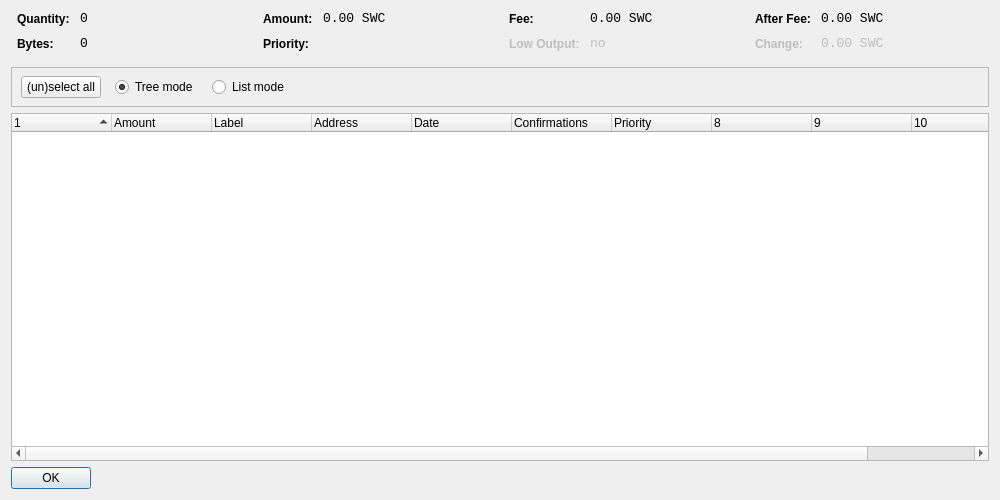
<?xml version="1.0" encoding="UTF-8"?>
<ui version="4.0">
 <class>CoinControlDialog</class>
 <widget class="QDialog" name="CoinControlDialog">
  <property name="geometry">
   <rect>
    <x>0</x>
    <y>0</y>
    <width>1000</width>
    <height>500</height>
   </rect>
  </property>
  <property name="windowTitle">
   <string>Coin Control</string>
  </property>
  <layout class="QVBoxLayout" name="verticalLayout">
   <item>
    <layout class="QHBoxLayout" name="horizontalLayoutTop" stretch="0,0,0,0">
     <property name="topMargin">
      <number>0</number>
     </property>
     <property name="bottomMargin">
      <number>10</number>
     </property>
     <item>
      <layout class="QFormLayout" name="formLayoutCoinControl1">
       <property name="horizontalSpacing">
        <number>10</number>
       </property>
       <property name="verticalSpacing">
        <number>10</number>
       </property>
       <property name="leftMargin">
        <number>6</number>
       </property>
       <property name="rightMargin">
        <number>6</number>
       </property>
       <item row="0" column="0">
        <widget class="QLabel" name="labelCoinControlQuantityText">
         <property name="styleSheet">
          <string notr="true">font-weight:bold;</string>
         </property>
         <property name="text">
          <string>Quantity:</string>
         </property>
        </widget>
       </item>
       <item row="0" column="1">
        <widget class="QLabel" name="labelCoinControlQuantity">
         <property name="font">
          <font>
           <family>Monospace</family>
           <pointsize>10</pointsize>
          </font>
         </property>
         <property name="cursor">
          <cursorShape>IBeamCursor</cursorShape>
         </property>
         <property name="contextMenuPolicy">
          <enum>Qt::ActionsContextMenu</enum>
         </property>
         <property name="text">
          <string notr="true">0</string>
         </property>
         <property name="textInteractionFlags">
          <set>Qt::LinksAccessibleByMouse|Qt::TextSelectableByKeyboard|Qt::TextSelectableByMouse</set>
         </property>
        </widget>
       </item>
       <item row="1" column="0">
        <widget class="QLabel" name="labelCoinControlBytesText">
         <property name="styleSheet">
          <string notr="true">font-weight:bold;</string>
         </property>
         <property name="text">
          <string>Bytes:</string>
         </property>
        </widget>
       </item>
       <item row="1" column="1">
        <widget class="QLabel" name="labelCoinControlBytes">
         <property name="font">
          <font>
           <family>Monospace</family>
           <pointsize>10</pointsize>
          </font>
         </property>
         <property name="cursor">
          <cursorShape>IBeamCursor</cursorShape>
         </property>
         <property name="contextMenuPolicy">
          <enum>Qt::ActionsContextMenu</enum>
         </property>
         <property name="text">
          <string notr="true">0</string>
         </property>
         <property name="textInteractionFlags">
          <set>Qt::LinksAccessibleByMouse|Qt::TextSelectableByKeyboard|Qt::TextSelectableByMouse</set>
         </property>
        </widget>
       </item>
      </layout>
     </item>
     <item>
      <layout class="QFormLayout" name="formLayoutCoinControl2">
       <property name="horizontalSpacing">
        <number>10</number>
       </property>
       <property name="verticalSpacing">
        <number>10</number>
       </property>
       <property name="leftMargin">
        <number>6</number>
       </property>
       <property name="rightMargin">
        <number>6</number>
       </property>
       <item row="0" column="0">
        <widget class="QLabel" name="labelCoinControlAmountText">
         <property name="styleSheet">
          <string notr="true">font-weight:bold;</string>
         </property>
         <property name="text">
          <string>Amount:</string>
         </property>
        </widget>
       </item>
       <item row="0" column="1">
        <widget class="QLabel" name="labelCoinControlAmount">
         <property name="font">
          <font>
           <family>Monospace</family>
           <pointsize>10</pointsize>
          </font>
         </property>
         <property name="cursor">
          <cursorShape>IBeamCursor</cursorShape>
         </property>
         <property name="contextMenuPolicy">
          <enum>Qt::ActionsContextMenu</enum>
         </property>
         <property name="text">
          <string notr="true">0.00 SWC</string>
         </property>
         <property name="textInteractionFlags">
          <set>Qt::LinksAccessibleByMouse|Qt::TextSelectableByKeyboard|Qt::TextSelectableByMouse</set>
         </property>
        </widget>
       </item>
       <item row="1" column="0">
        <widget class="QLabel" name="labelCoinControlPriorityText">
         <property name="styleSheet">
          <string notr="true">font-weight:bold;</string>
         </property>
         <property name="text">
          <string>Priority:</string>
         </property>
        </widget>
       </item>
       <item row="1" column="1">
        <widget class="QLabel" name="labelCoinControlPriority">
         <property name="font">
          <font>
           <family>Monospace</family>
           <pointsize>10</pointsize>
          </font>
         </property>
         <property name="cursor">
          <cursorShape>IBeamCursor</cursorShape>
         </property>
         <property name="contextMenuPolicy">
          <enum>Qt::ActionsContextMenu</enum>
         </property>
         <property name="text">
          <string/>
         </property>
         <property name="textInteractionFlags">
          <set>Qt::LinksAccessibleByMouse|Qt::TextSelectableByKeyboard|Qt::TextSelectableByMouse</set>
         </property>
        </widget>
       </item>
      </layout>
     </item>
     <item>
      <layout class="QFormLayout" name="formLayoutCoinControl3">
       <property name="horizontalSpacing">
        <number>10</number>
       </property>
       <property name="verticalSpacing">
        <number>10</number>
       </property>
       <property name="leftMargin">
        <number>6</number>
       </property>
       <property name="rightMargin">
        <number>6</number>
       </property>
       <item row="0" column="0">
        <widget class="QLabel" name="labelCoinControlFeeText">
         <property name="styleSheet">
          <string notr="true">font-weight:bold;</string>
         </property>
         <property name="text">
          <string>Fee:</string>
         </property>
        </widget>
       </item>
       <item row="0" column="1">
        <widget class="QLabel" name="labelCoinControlFee">
         <property name="font">
          <font>
           <family>Monospace</family>
           <pointsize>10</pointsize>
          </font>
         </property>
         <property name="cursor">
          <cursorShape>IBeamCursor</cursorShape>
         </property>
         <property name="contextMenuPolicy">
          <enum>Qt::ActionsContextMenu</enum>
         </property>
         <property name="text">
          <string notr="true">0.00 SWC</string>
         </property>
         <property name="textInteractionFlags">
          <set>Qt::LinksAccessibleByMouse|Qt::TextSelectableByKeyboard|Qt::TextSelectableByMouse</set>
         </property>
        </widget>
       </item>
       <item row="1" column="0">
        <widget class="QLabel" name="labelCoinControlLowOutputText">
         <property name="enabled">
          <bool>false</bool>
         </property>
         <property name="styleSheet">
          <string notr="true">font-weight:bold;</string>
         </property>
         <property name="text">
          <string>Low Output:</string>
         </property>
        </widget>
       </item>
       <item row="1" column="1">
        <widget class="QLabel" name="labelCoinControlLowOutput">
         <property name="enabled">
          <bool>false</bool>
         </property>
         <property name="font">
          <font>
           <family>Monospace</family>
           <pointsize>10</pointsize>
          </font>
         </property>
         <property name="cursor">
          <cursorShape>IBeamCursor</cursorShape>
         </property>
         <property name="contextMenuPolicy">
          <enum>Qt::ActionsContextMenu</enum>
         </property>
         <property name="text">
          <string notr="true">no</string>
         </property>
         <property name="textInteractionFlags">
          <set>Qt::LinksAccessibleByMouse|Qt::TextSelectableByKeyboard|Qt::TextSelectableByMouse</set>
         </property>
        </widget>
       </item>
      </layout>
     </item>
     <item>
      <layout class="QFormLayout" name="formLayoutCoinControl4">
       <property name="horizontalSpacing">
        <number>10</number>
       </property>
       <property name="verticalSpacing">
        <number>10</number>
       </property>
       <property name="leftMargin">
        <number>6</number>
       </property>
       <property name="rightMargin">
        <number>6</number>
       </property>
       <item row="0" column="0">
        <widget class="QLabel" name="labelCoinControlAfterFeeText">
         <property name="styleSheet">
          <string notr="true">font-weight:bold;</string>
         </property>
         <property name="text">
          <string>After Fee:</string>
         </property>
        </widget>
       </item>
       <item row="0" column="1">
        <widget class="QLabel" name="labelCoinControlAfterFee">
         <property name="font">
          <font>
           <family>Monospace</family>
           <pointsize>10</pointsize>
          </font>
         </property>
         <property name="cursor">
          <cursorShape>IBeamCursor</cursorShape>
         </property>
         <property name="contextMenuPolicy">
          <enum>Qt::ActionsContextMenu</enum>
         </property>
         <property name="text">
          <string notr="true">0.00 SWC</string>
         </property>
         <property name="textInteractionFlags">
          <set>Qt::LinksAccessibleByMouse|Qt::TextSelectableByKeyboard|Qt::TextSelectableByMouse</set>
         </property>
        </widget>
       </item>
       <item row="1" column="0">
        <widget class="QLabel" name="labelCoinControlChangeText">
         <property name="enabled">
          <bool>false</bool>
         </property>
         <property name="styleSheet">
          <string notr="true">font-weight:bold;</string>
         </property>
         <property name="text">
          <string>Change:</string>
         </property>
        </widget>
       </item>
       <item row="1" column="1">
        <widget class="QLabel" name="labelCoinControlChange">
         <property name="enabled">
          <bool>false</bool>
         </property>
         <property name="font">
          <font>
           <family>Monospace</family>
           <pointsize>10</pointsize>
          </font>
         </property>
         <property name="cursor">
          <cursorShape>IBeamCursor</cursorShape>
         </property>
         <property name="contextMenuPolicy">
          <enum>Qt::ActionsContextMenu</enum>
         </property>
         <property name="text">
          <string notr="true">0.00 SWC</string>
         </property>
         <property name="textInteractionFlags">
          <set>Qt::LinksAccessibleByMouse|Qt::TextSelectableByKeyboard|Qt::TextSelectableByMouse</set>
         </property>
        </widget>
       </item>
      </layout>
     </item>
    </layout>
   </item>
   <item>
    <widget class="QFrame" name="frame">
     <property name="minimumSize">
      <size>
       <width>0</width>
       <height>40</height>
      </size>
     </property>
     <property name="frameShape">
      <enum>QFrame::StyledPanel</enum>
     </property>
     <property name="frameShadow">
      <enum>QFrame::Sunken</enum>
     </property>
     <widget class="QWidget" name="horizontalLayoutWidget">
      <property name="geometry">
       <rect>
        <x>10</x>
        <y>0</y>
        <width>781</width>
        <height>41</height>
       </rect>
      </property>
      <layout class="QHBoxLayout" name="horizontalLayoutPanel" stretch="0,0,0,0">
       <property name="spacing">
        <number>14</number>
       </property>
       <item>
        <widget class="QPushButton" name="pushButtonSelectAll">
         <property name="sizePolicy">
          <sizepolicy hsizetype="Maximum" vsizetype="Fixed">
           <horstretch>0</horstretch>
           <verstretch>0</verstretch>
          </sizepolicy>
         </property>
         <property name="text">
          <string>(un)select all</string>
         </property>
        </widget>
       </item>
       <item>
        <widget class="QRadioButton" name="radioTreeMode">
         <property name="sizePolicy">
          <sizepolicy hsizetype="Maximum" vsizetype="Fixed">
           <horstretch>0</horstretch>
           <verstretch>0</verstretch>
          </sizepolicy>
         </property>
         <property name="text">
          <string>Tree mode</string>
         </property>
         <property name="checked">
          <bool>true</bool>
         </property>
        </widget>
       </item>
       <item>
        <widget class="QRadioButton" name="radioListMode">
         <property name="sizePolicy">
          <sizepolicy hsizetype="Maximum" vsizetype="Fixed">
           <horstretch>0</horstretch>
           <verstretch>0</verstretch>
          </sizepolicy>
         </property>
         <property name="text">
          <string>List mode</string>
         </property>
        </widget>
       </item>
       <item>
        <spacer name="horizontalSpacer">
         <property name="orientation">
          <enum>Qt::Horizontal</enum>
         </property>
         <property name="sizeHint" stdset="0">
          <size>
           <width>40</width>
           <height>20</height>
          </size>
         </property>
        </spacer>
       </item>
      </layout>
     </widget>
    </widget>
   </item>
   <item>
    <widget class="CoinControlTreeWidget" name="treeWidget">
     <property name="contextMenuPolicy">
      <enum>Qt::CustomContextMenu</enum>
     </property>
     <property name="sortingEnabled">
      <bool>false</bool>
     </property>
     <property name="columnCount">
      <number>11</number>
     </property>
     <attribute name="headerShowSortIndicator" stdset="0">
      <bool>true</bool>
     </attribute>
     <attribute name="headerStretchLastSection">
      <bool>false</bool>
     </attribute>
     <column>
      <property name="text">
       <string/>
      </property>
     </column>
     <column>
      <property name="text">
       <string>Amount</string>
      </property>
     </column>
     <column>
      <property name="text">
       <string>Label</string>
      </property>
     </column>
     <column>
      <property name="text">
       <string>Address</string>
      </property>
     </column>
     <column>
      <property name="text">
       <string>Date</string>
      </property>
     </column>
     <column>
      <property name="text">
       <string>Confirmations</string>
      </property>
      <property name="toolTip">
       <string>Confirmed</string>
      </property>
     </column>
     <column>
      <property name="text">
       <string>Priority</string>
      </property>
     </column>
     <column>
      <property name="text">
       <string/>
      </property>
     </column>
     <column>
      <property name="text">
       <string/>
      </property>
     </column>
     <column>
      <property name="text">
       <string/>
      </property>
     </column>
     <column>
      <property name="text">
       <string/>
      </property>
     </column>
    </widget>
   </item>
   <item>
    <widget class="QDialogButtonBox" name="buttonBox">
     <property name="sizePolicy">
      <sizepolicy hsizetype="Maximum" vsizetype="Fixed">
       <horstretch>0</horstretch>
       <verstretch>0</verstretch>
      </sizepolicy>
     </property>
     <property name="orientation">
      <enum>Qt::Horizontal</enum>
     </property>
     <property name="standardButtons">
      <set>QDialogButtonBox::Ok</set>
     </property>
    </widget>
   </item>
  </layout>
 </widget>
 <customwidgets>
  <customwidget>
   <class>CoinControlTreeWidget</class>
   <extends>QTreeWidget</extends>
   <header>coincontroltreewidget.h</header>
  </customwidget>
 </customwidgets>
 <resources/>
 <connections/>
</ui>
